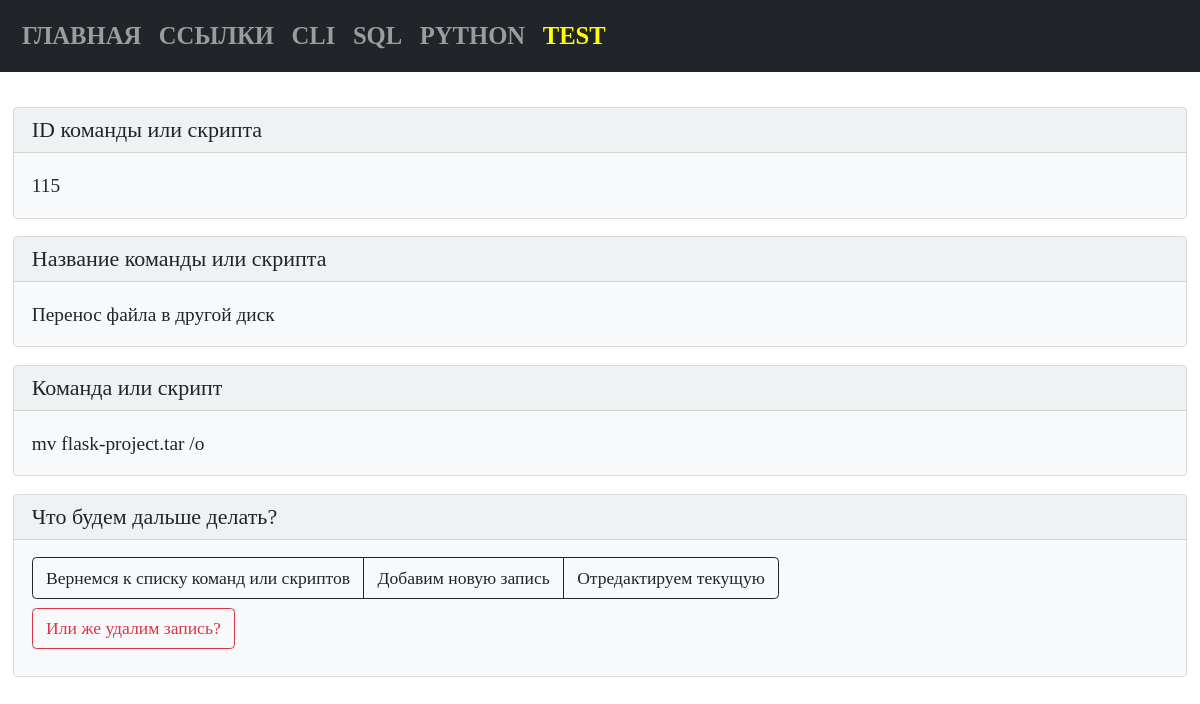
The page /bash/view/115 on the database as committed earlier.
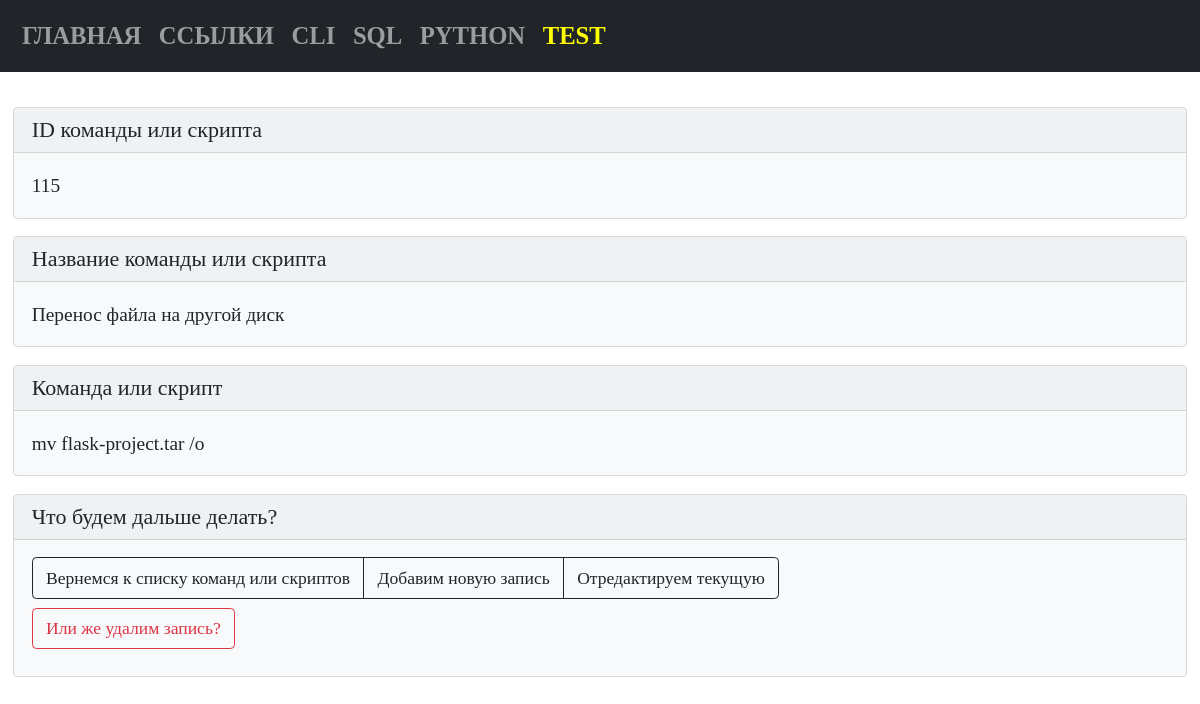
The same page on the database as committed later.
### tables this page shows
CREATE TABLE "bash" (
    bash_id INTEGER PRIMARY KEY AUTOINCREMENT,
    bash_command TEXT NOT NULL,
    bash_name TEXT NOT NULL
  );

### modules/bash/get_post_bash_command.py (the view)
@bp.route("/bash/view/<int:bash_id>")
def get_post_bash_command(bash_id):
    conn = connect.get_db_connection()
    bash_view = conn.execute("SELECT * FROM bash WHERE bash_id = ?",
                             (bash_id,)).fetchone()
    conn.close()
    return render_template("bash/bash_view_command.html",
                           bash_view=bash_view)

### modules/connect.py (called while the page is built)
def get_db_connection():
    db_path = os.path.join(BASE_DIR, '../database.db')
    conn = sqlite3.connect(db_path)
    conn.row_factory = sqlite3.Row
    return conn

### templates/bash/bash_view_command.html (shortened to what this page needs)
{% extends 'base.html' %}
{% block content %}
<div class="card text-dark bg-light mb-3">
   <div class="card-header h5">ID команды или скрипта</div>
   <div class="card-body">
      <p class="card-text">{{ bash_view['bash_id'] }}</p>
   </div>
</div>
<div class="card text-dark bg-light mb-3">
   <div class="card-header h5">Название команды или скрипта</div>
   <div class="card-body">
      <p class="card-text">{{ bash_view['bash_name'] }}</p>
   </div>
</div>
<div class="card text-dark bg-light mb-3">
   <div class="card-header h5">Команда или скрипт</div>
   <div class="card-body">
      <p class="card-text">{{ bash_view['bash_command'] }}</p>
   </div>
</div>
<div class="card text-dark bg-light mb-3">
   <div class="card-header h5">Что будем дальше делать?</div>
   <div class="card-body">
      <div class="btn-group btn-group pb-2" role="group" aria-label="...">
         <a href="{{ url_for('bash_list_commands.bash_list_commands') }}" class="btn btn-outline-dark">Вернемся к списку
            команд или скриптов</a>
         <a href="{{ url_for('add_bash_command.add_bash_command') }}" class="btn btn-outline-dark">Добавим новую
            запись</a>
         <a href="{{ url_for('edit_bash_command.edit_bash_command', bash_id=bash_view['bash_id']) }}"
            class="btn btn-outline-dark">Отредактируем текущую</a>
      </div>
      <form action="{{ url_for('delete_bash_command.delete_bash_command', bash_id=bash_view['bash_id'])}}" method="POST"
         class="pb-2">
         <input type="submit" class="btn btn-outline-danger" value="Или же удалим запись?"
            onclick="return confirm('Вы точно уверены что хотите удалить запись?')" />
      </form>
   </div>
</div>
{% endblock %}

Rows that differ between the two databases and show on the page:
changed bash "mv flask-project.tar /o": bash_name "Перенос файла в другой диск" → "Перенос файла на другой диск"
